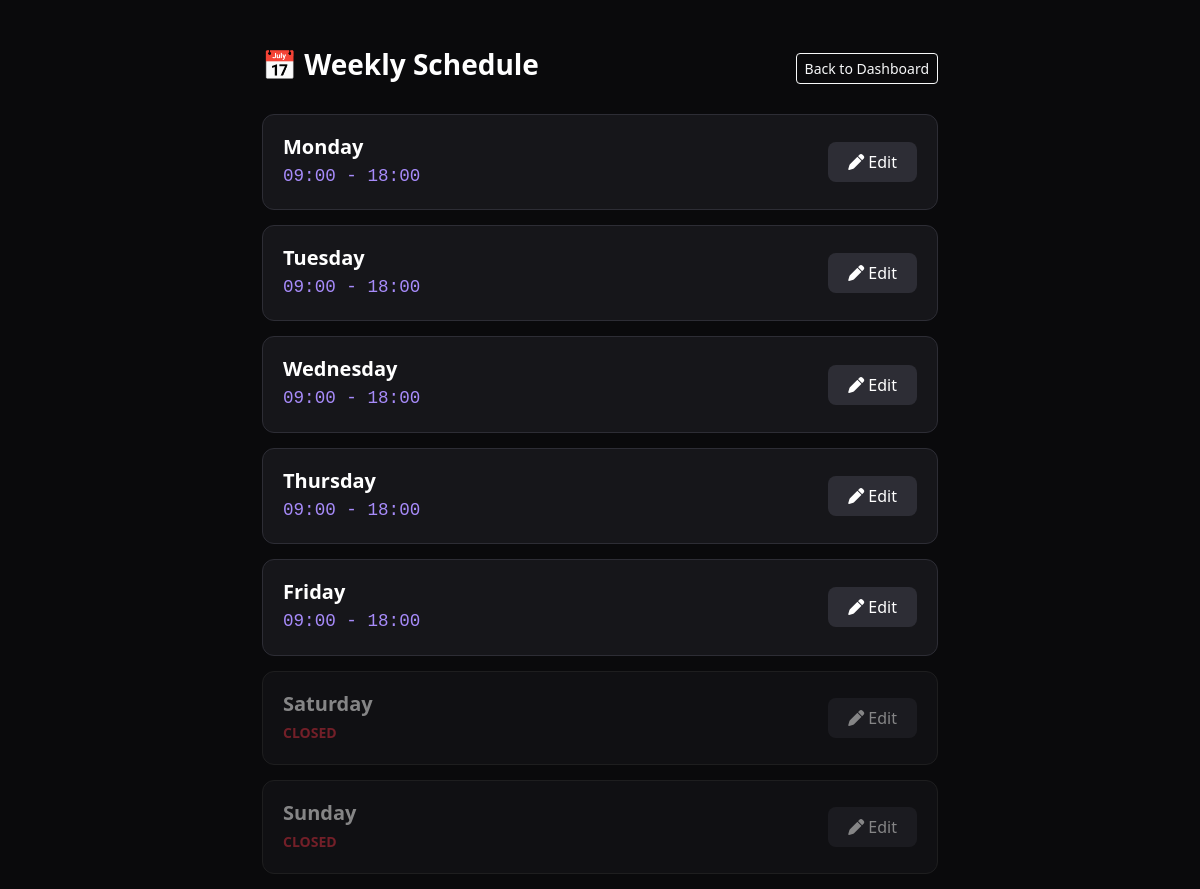
The app's page /my-schedule/ (signed in) with its own data.
### core/models.py (models this page shows)
class WorkingHours(models.Model):
    DAYS_OF_WEEK = [
        (0, 'Monday'), (1, 'Tuesday'), (2, 'Wednesday'), (3, 'Thursday'),
        (4, 'Friday'), (5, 'Saturday'), (6, 'Sunday'),
    ]
    master = models.ForeignKey(BusinessProfile, on_delete=models.CASCADE, related_name='working_hours')
    day_of_week = models.IntegerField(choices=DAYS_OF_WEEK)
    start_time = models.TimeField(default='09:00')
    end_time = models.TimeField(default='18:00')
    is_day_off = models.BooleanField(default=False)
    class Meta:
        ordering = ['day_of_week']
        unique_together = ('master', 'day_of_week')

### core/views.py (the view)
# urls.py: path('my-schedule/', schedule_settings, name='schedule'),
@login_required
def schedule_settings(request):
    try:
        profile = request.user.business_profile
    except BusinessProfile.DoesNotExist:
        return redirect('create_profile')
    hours = profile.working_hours.all().order_by('day_of_week')
    return render(request, 'core/schedule.html', {'hours': hours})

### core/templates/core/schedule.html (shortened to what this page needs)
<!DOCTYPE html>
<html lang="en">
<head>
    <link href="https://cdn.jsdelivr.net/npm/bootstrap@5.3.0/dist/css/bootstrap.min.css" rel="stylesheet">
    <link rel="stylesheet" href="https://cdnjs.cloudflare.com/ajax/libs/font-awesome/6.0.0/css/all.min.css">
</head>
<body>
    <div class="container mt-5" style="max-width: 700px;">
        <div class="d-flex justify-content-between align-items-center mb-4">
            <h3 class="fw-bold">📅 Weekly Schedule</h3>
            <a href="/dashboard/" class="btn btn-outline-light btn-sm">Back to Dashboard</a>
        </div>
        {% for day in hours %}
            <div class="day-card {% if day.is_day_off %}day-off{% endif %}">
                <div>
                    <h5 class="mb-1 fw-bold">{{ day.get_day_of_week_display }}</h5>
                    {% if day.is_day_off %}
                        <small class="text-danger fw-bold">CLOSED</small>
                    {% else %}
                        <span class="time-badge">{{ day.start_time|time:"H:i" }} - {{ day.end_time|time:"H:i" }}</span>
                    {% endif %}
                </div>
                <a href="{% url 'edit_day' day.id %}" class="btn-edit"><i class="fas fa-pen"></i> Edit</a>
            </div>
        {% endfor %}
    </div>
</body>
</html>

### core/templates/core/schedule.html (style rules this page uses)
body { background-color: #0a0a0c; color: white; font-family: 'Segoe UI', sans-serif; }
.day-card { background: #16161a; border: 1px solid #2d2d35; padding: 20px; margin-bottom: 15px; border-radius: 12px; display: flex; justify-content: space-between; align-items: center; }
.day-off { opacity: 0.5; border-color: #333; }
.btn-edit { background: #2d2d35; color: white; border: none; border-radius: 8px; padding: 8px 20px; text-decoration: none; }
.time-badge { font-family: monospace; font-size: 1.1em; color: #a78bfa; }

### records on screen
WorkingHours: day_of_week "Monday", start_time "09:00", end_time "18:00"
WorkingHours: day_of_week "Tuesday", start_time "09:00", end_time "18:00"
WorkingHours: day_of_week "Wednesday", start_time "09:00", end_time "18:00"
WorkingHours: day_of_week "Thursday", start_time "09:00", end_time "18:00"
WorkingHours: day_of_week "Friday", start_time "09:00", end_time "18:00"
WorkingHours: day_of_week "Saturday", is_day_off "CLOSED"
WorkingHours: day_of_week "Sunday", is_day_off "CLOSED"
